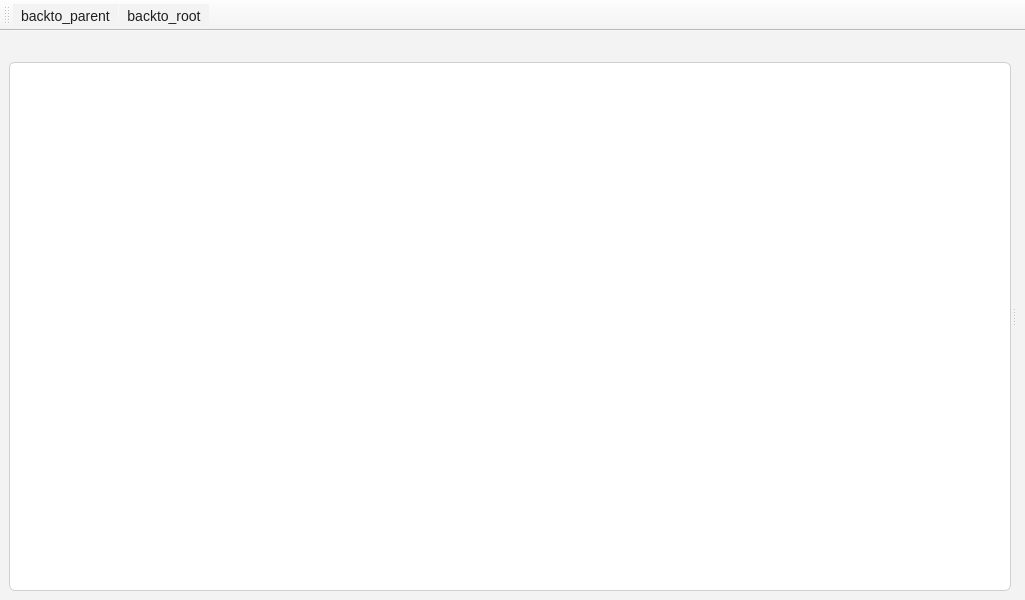
<?xml version="1.0" encoding="UTF-8"?>
<ui version="4.0">
 <class>MainWindow</class>
 <widget class="QMainWindow" name="MainWindow">
  <property name="geometry">
   <rect>
    <x>0</x>
    <y>0</y>
    <width>1025</width>
    <height>600</height>
   </rect>
  </property>
  <property name="minimumSize">
   <size>
    <width>1024</width>
    <height>600</height>
   </size>
  </property>
  <property name="windowTitle">
   <string>MainWindow</string>
  </property>
  <property name="styleSheet">
   <string notr="true">/* 通用基础 */
* {
    font-family: &quot;Segoe UI&quot;, &quot;Microsoft YaHei&quot;, sans-serif;
    font-size: 14px;
    color: #1f1f1f;
    background: transparent;
}

/* QWidget 的默认背景 */
QWidget {
    background-color: #f3f3f3;
}

/* QLabel，用于标题、提示等 */
QLabel {
    color: #2d2d2d;
    background-color: transparent;
    font-size: 14px;
}

/* QLabel 类别标题样式 */
QLabel[role=&quot;title&quot;] {
    font-weight: bold;
    font-size: 16px;
    padding: 6px;
}

/* QTextBrowser：正文内容展示 */
QTextBrowser {
    background-color: #ffffff;
    border: 1px solid #dcdcdc;
    border-radius: 6px;
    padding: 8px;
    selection-background-color: #0078d4;
    selection-color: white;
}

/* QTreeView 通用结构 */
QTreeView {
    background-color: #ffffff;
    alternate-background-color: #f9f9f9;
    border: 1px solid #cfcfcf;
    border-radius: 6px;
    show-decoration-selected: 1;
    selection-background-color: #0078d4;
    selection-color: white;
    outline: none;
}

/* QTreeView 行样式 */
QTreeView::item {
    height: 28px;
    padding: 4px 8px;
    border: none;
}

/* 鼠标悬停 */
QTreeView::item:hover {
    background-color: #e5f1fb;
}

/* 选中行 */
QTreeView::item:selected {
    background-color: #0078d4;
    color: white;
}

/* QTreeView 分支样式（展开图标） */
QTreeView::branch:has-children:!has-siblings:closed,
QTreeView::branch:closed:has-children:has-siblings {
    image: url(:/icons/arrow_right.png);
}
QTreeView::branch:open:has-children:!has-siblings,
QTreeView::branch:open:has-children:has-siblings  {
    image: url(:/icons/arrow_down.png);
}

/* 隐藏缺省的 + - 展开符号背景 */
QTreeView::branch {
    background: transparent;
}

/* 滚动条 - 通用滚动条风格 */
QScrollBar:vertical, QScrollBar:horizontal {
    background: transparent;
    border: none;
    width: 10px;
    height: 10px;
    margin: 2px;
}

QScrollBar::handle:vertical {
    background: #cccccc;
    min-height: 20px;
    border-radius: 5px;
}

QScrollBar::handle:horizontal {
    background: #cccccc;
    min-width: 20px;
    border-radius: 5px;
}

QScrollBar::handle:hover {
    background: #a0a0a0;
}

QScrollBar::add-line, QScrollBar::sub-line {
    width: 0;
    height: 0;
}

QScrollBar::add-page, QScrollBar::sub-page {
    background: none;
}
</string>
  </property>
  <widget class="QWidget" name="centralwidget">
   <layout class="QHBoxLayout" name="horizontalLayout">
    <item>
     <widget class="QSplitter" name="splitter">
      <property name="orientation">
       <enum>Qt::Orientation::Horizontal</enum>
      </property>
      <property name="handleWidth">
       <number>5</number>
      </property>
      <property name="childrenCollapsible">
       <bool>true</bool>
      </property>
      <widget class="QWidget" name="FileTreeWidget" native="true">
       <layout class="QVBoxLayout" name="verticalLayout">
        <item>
         <widget class="QLabel" name="processing_label">
          <property name="text">
           <string/>
          </property>
         </widget>
        </item>
        <item>
         <widget class="QTreeView" name="fileTreeView"/>
        </item>
       </layout>
      </widget>
      <widget class="QWidget" name="display_widget" native="true">
       <layout class="QVBoxLayout" name="verticalLayout_2">
        <item>
         <widget class="FileInfoDisplayWidget" name="show_widget" native="true"/>
        </item>
       </layout>
      </widget>
     </widget>
    </item>
   </layout>
  </widget>
  <widget class="QMenuBar" name="menubar">
   <property name="geometry">
    <rect>
     <x>0</x>
     <y>0</y>
     <width>1025</width>
     <height>25</height>
    </rect>
   </property>
  </widget>
  <widget class="QToolBar" name="toolBar">
   <property name="windowTitle">
    <string>toolBar</string>
   </property>
   <property name="toolButtonStyle">
    <enum>Qt::ToolButtonStyle::ToolButtonTextUnderIcon</enum>
   </property>
   <attribute name="toolBarArea">
    <enum>TopToolBarArea</enum>
   </attribute>
   <attribute name="toolBarBreak">
    <bool>false</bool>
   </attribute>
   <addaction name="actionbackto_parent"/>
   <addaction name="actionbackto_root"/>
  </widget>
  <action name="actionbackto_parent">
   <property name="icon">
    <iconset resource="../source/icons.qrc">
     <normaloff>:/icons/back_to_parent.png</normaloff>:/icons/back_to_parent.png</iconset>
   </property>
   <property name="text">
    <string>backto_parent</string>
   </property>
   <property name="menuRole">
    <enum>QAction::MenuRole::NoRole</enum>
   </property>
  </action>
  <action name="actionbackto_root">
   <property name="icon">
    <iconset resource="../source/icons.qrc">
     <normaloff>:/icons/back_to_root.png</normaloff>:/icons/back_to_root.png</iconset>
   </property>
   <property name="text">
    <string>backto_root</string>
   </property>
   <property name="menuRole">
    <enum>QAction::MenuRole::NoRole</enum>
   </property>
  </action>
 </widget>
 <customwidgets>
  <customwidget>
   <class>FileInfoDisplayWidget</class>
   <extends>QWidget</extends>
   <header>FileInfoDisplayWidget.h</header>
   <container>1</container>
  </customwidget>
 </customwidgets>
 <resources>
  <include location="../source/icons.qrc"/>
 </resources>
 <connections/>
</ui>
